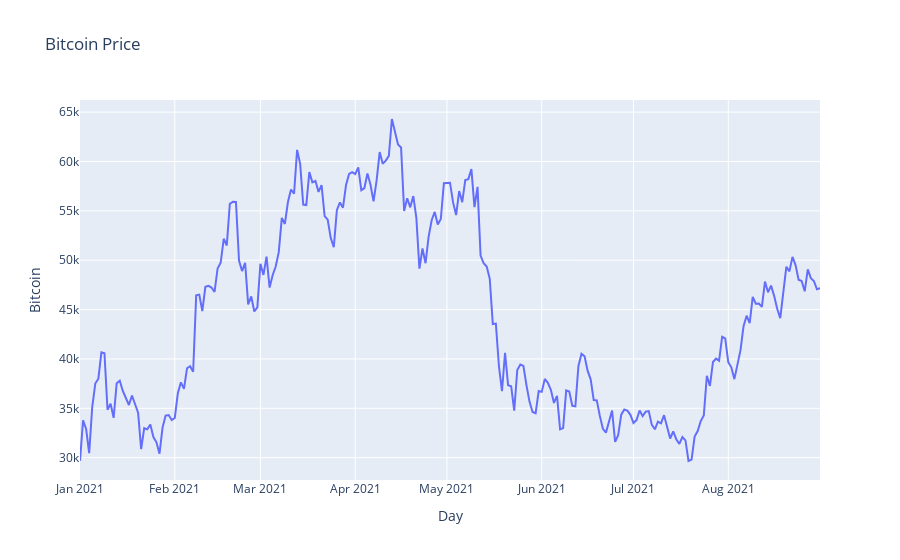

The code cell stored with this chart in its notebook:
### Code cell
btc_prices_chart = px.line(
    btc_prices,
    y="Bitcoin",
    title="Bitcoin Price",
)
btc_prices_chart

### Figure 1 — Plotly figure (JSON) as saved in the notebook; plotly's stock layout.template omitted (floating-point values rounded to 4 significant figures; data arrays with more than 128 entries replaced by an {"elided": "..."} marker saying what was removed)
{"data": [{"hovertemplate": "Day=%{x}<br>Bitcoin=%{y}<extra></extra>", "legendgroup": "", "line": {"color": "#636efa", "dash": "solid"}, "marker": {"symbol": "circle"}, "mode": "lines", "name": "", "orientation": "v", "showlegend": false, "type": "scatter", "x": {"elided": "243 str values"}, "xaxis": "x", "y": {"elided": "243 float values"}, "yaxis": "y"}], "layout": {"legend": {"tracegroupgap": 0}, "title": {"text": "Bitcoin Price"}, "xaxis": {"anchor": "y", "domain": [0, 1], "title": {"text": "Day"}}, "yaxis": {"anchor": "x", "domain": [0, 1], "title": {"text": "Bitcoin"}}}}
